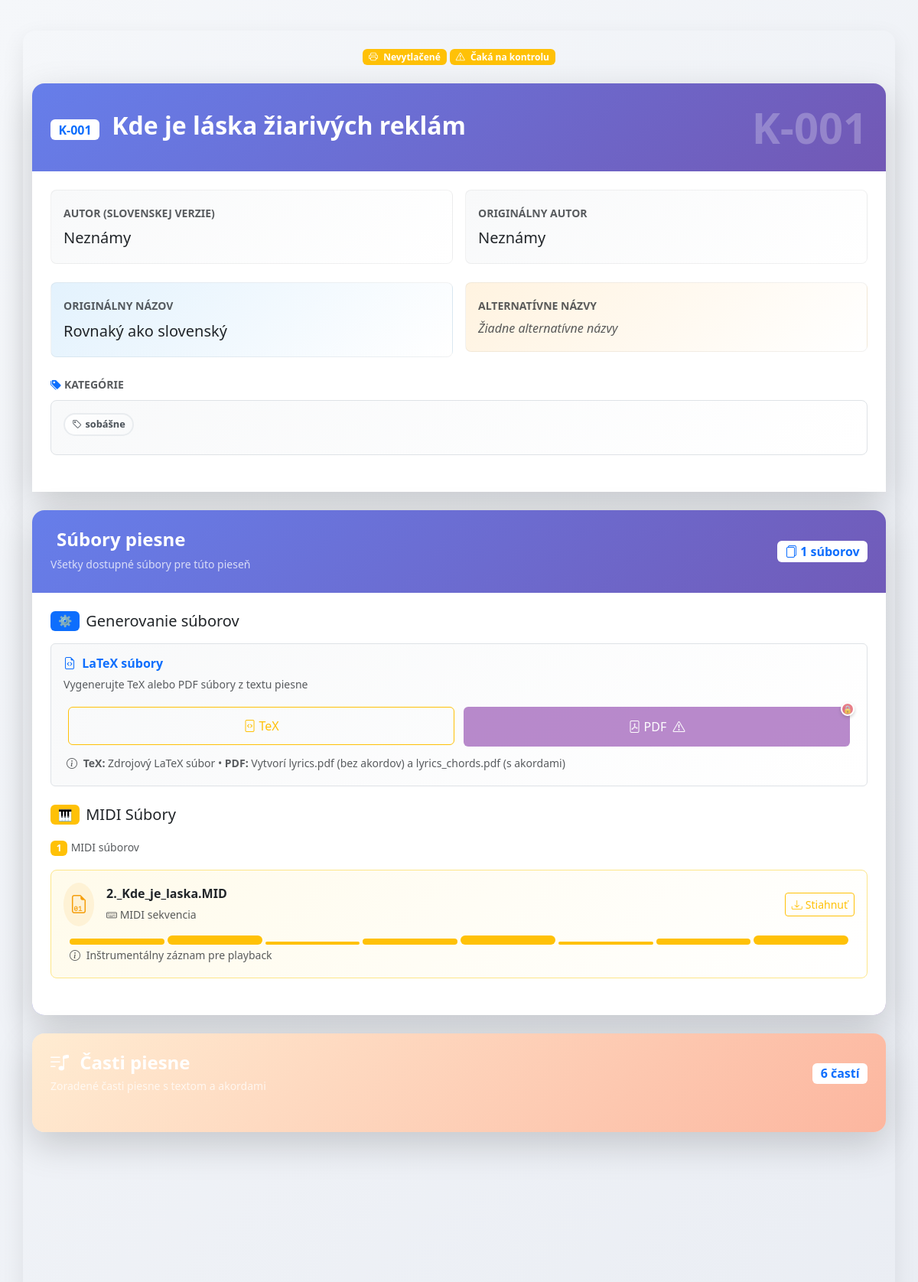
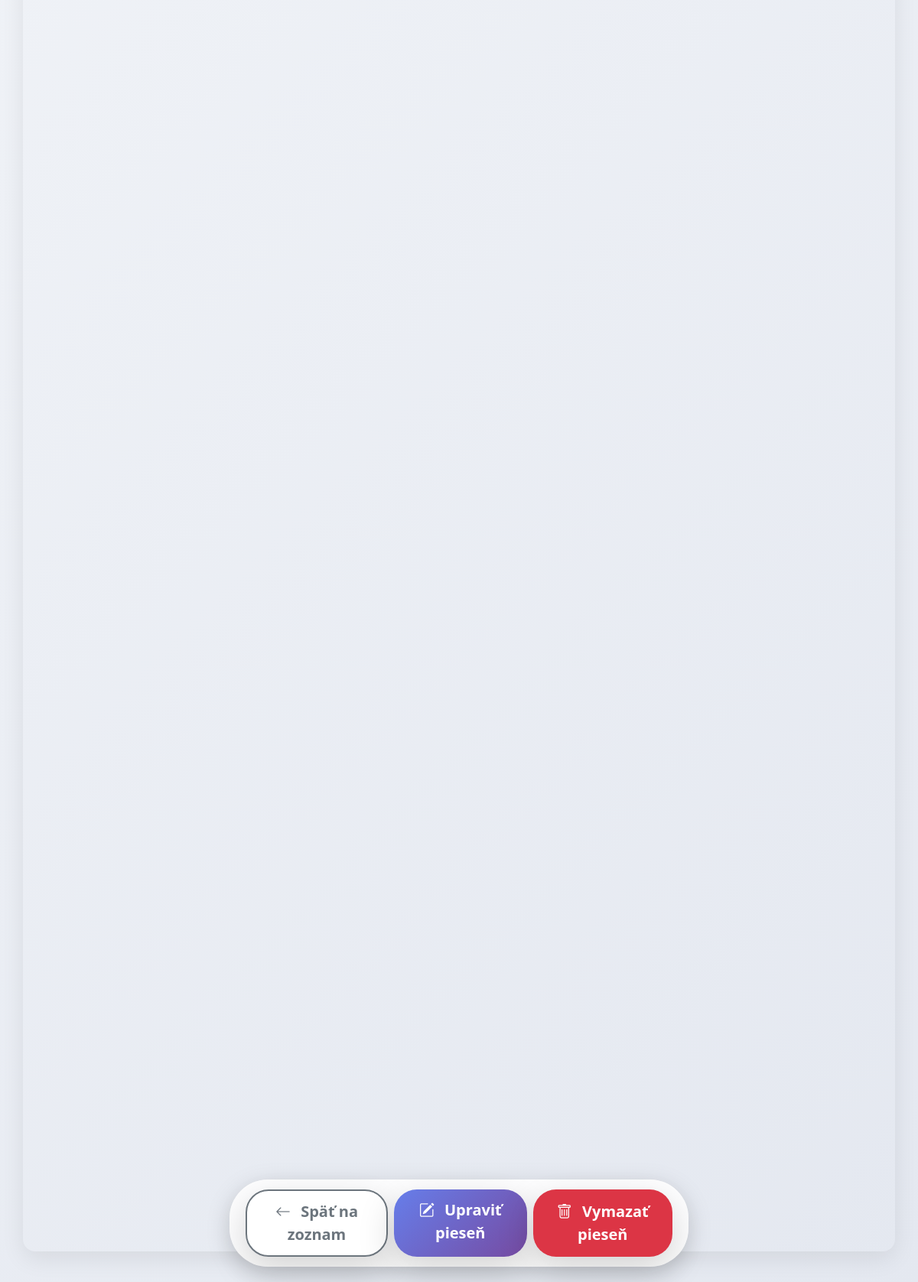
The app's page /song/5/view with its own data (2 pictures, top to bottom).
### models.py (models this page shows, shortened)
class Song(db.Model):
    id = db.Column(db.Integer, primary_key=True)
    song_id = db.Column(db.String(10), nullable=False)  # Format: A-001
    version_name = db.Column(db.String(100), nullable=True)
    title = db.Column(db.String, nullable=False)
    author = db.Column(db.String, nullable=True)
    title_original = db.Column(db.String, nullable=True)
    author_original = db.Column(db.String, nullable=True)
    categories = db.Column(db.String, nullable=True)
    alternative_titles = db.Column(db.String, nullable=True)
    song_parts = db.Column(db.Text, nullable=False)
    admin_checked = db.Column(db.Boolean, default=False)
    printed = db.Column(db.Boolean, default=False)
    pdf_lyrics_path = db.Column(db.String(200))
    pdf_chords_path = db.Column(db.String(200))
    tex_path = db.Column(db.String(200))
    midi_paths = db.Column(db.Text)  # stored as JSON list
    mp3_paths = db.Column(db.Text)
    sheet_pdf_paths = db.Column(db.Text)
    sheet_mscz_paths = db.Column(db.Text)
    search_text = db.Column(db.Text, nullable=True)  # Pre-normalized searchable text
    __table_args__ = (
        UniqueConstraint('song_id', 'version_name', name='uix_song_id_version'),
    )

### app.py (the view)
@app.route('/song/<int:song_id>/view')
def song_view(song_id):
    song = Song.query.get_or_404(song_id)
    try:
        data = json.loads(song.song_parts or '[]')
    except (json.JSONDecodeError, TypeError):
        data = []
    mp3s = json.loads(song.mp3_paths or '[]')
    midis = json.loads(song.midi_paths or '[]')
    sheet_pdfs = json.loads(song.sheet_pdf_paths or '[]')
    sheet_mscz = json.loads(song.sheet_mscz_paths or '[]')
    return render_template('song_view.html', song=song, data=data, mp3s=mp3s, midis=midis, sheet_pdfs=sheet_pdfs, sheet_mscz=sheet_mscz)

### templates/song_view.html (shortened to what this page needs)
{% extends "layout.html" %}
{% block content %}
{% set part_types = ["verse", "chorus", "bridge", "intro", "interlude", "coda", "outro", "prechorus", "comment"] %}
{% set options = [
      "stále omšové spevy",
      "úvod",
      "medzispevy (žalmy; aleluja)",
      "obetovanie",
      "prijímanie",
      "poďakovanie po prijímaní",
      "záver",
      "adorácia",
      "advent",
      "vianoce",
      "pôst",
      "veľká noc",
      "cez rok",
      "k Duchu Svätému",
      "mariánske",
      "k svätcom",
      "detské",
      "iné",
      "liturgia hodín",
      "sobášne",
      "Taizé",
      "krížová cesta",
      "nevhodné"
    ] %}
<div class="song-view-header mb-4">
  <div class="d-flex align-items-center justify-content-between mb-3 flex-wrap">
    <div class="d-flex gap-1 flex-wrap justify-content-center order-1 order-md-2 w-100 w-md-auto mb-2 mb-md-0">
      {% if song.printed %}
      <span class="badge bg-success px-2 py-1 fs-7 fs-md-6">
        <i class="bi bi-printer-fill me-1"></i>
        <span class="d-none d-sm-inline">Vytlačené</span>
        <span class="d-sm-none">✓</span>
      </span>
      {% else %}
      <span class="badge bg-warning px-2 py-1 fs-7 fs-md-6">
        <i class="bi bi-printer me-1"></i>
        <span class="d-none d-sm-inline">Nevytlačené</span>
      </span>
      {% endif %}
      {% if song.admin_checked %}
      <span class="badge bg-success px-2 py-1 fs-7 fs-md-6">
        <i class="bi bi-check-circle-fill me-1"></i>
        <span class="d-none d-sm-inline">Skontrolované</span>
        <span class="d-sm-none">✓</span>
      </span>
      {% else %}
      <span class="badge bg-warning px-2 py-1 fs-7 fs-md-6">
        <i class="bi bi-exclamation-triangle me-1"></i>
        <span class="d-none d-sm-inline">Čaká na kontrolu</span>
      </span>
      {% endif %}
    </div>
  </div>
</div>
<div class="song-info-section card border-0 shadow-lg rounded-4 mb-4"
     style="background: linear-gradient(135deg, #667eea 0%, #764ba2 100%);">
  <div class="card-header border-0 text-white p-4" style="background: transparent;">
    <div class="d-flex align-items-center justify-content-between">
      <div>
        <h2 class="mb-1 fw-bold">
          <span class="badge bg-white text-primary me-2 fs-6">{{ song.song_id }}</span>
          {{ song.title }}
        </h2>
      </div>
      <div class="song-id-large">
        <span class="display-4 fw-bold opacity-25">{{ song.song_id }}</span>
      </div>
    </div>
  </div>
  <div class="card-body bg-white p-4">
    <div class="row mb-4 g-3">
      <div class="col-md-6 col-12">
        <div class="info-card p-3 rounded-3" style="background: linear-gradient(135deg, #f8f9fa 0%, #ffffff 100%);">
          <label class="fw-bold text-muted small mb-1">AUTOR (SLOVENSKEJ VERZIE)</label>
          <div class="fs-5 fs-sm-6 text-dark text-break">
            {{ song.author if song.author else "Neznámy" }}
          </div>
        </div>
      </div>
      <div class="col-md-6 col-12">
        <div class="info-card p-3 rounded-3" style="background: linear-gradient(135deg, #f8f9fa 0%, #ffffff 100%);">
          <label class="fw-bold text-muted small mb-1">ORIGINÁLNY AUTOR</label>
          <div class="fs-5 fs-sm-6 text-dark text-break">
            {{ song.author_original if song.author_original else "Neznámy" }}
          </div>
        </div>
      </div>
    </div>
    <div class="row mb-4 g-3">
      <div class="col-md-6 col-12">
        <div class="info-card p-3 rounded-3" style="background: linear-gradient(135deg, #e3f2fd 0%, #ffffff 100%);">
          <label class="fw-bold text-muted small mb-1">ORIGINÁLNY NÁZOV</label>
          <div class="fs-5 fs-sm-6 text-dark text-break">
            {{ song.title_original if song.title_original else "Rovnaký ako slovenský" }}
          </div>
        </div>
      </div>
      <div class="col-md-6 col-12">
        <div class="info-card p-3 rounded-3" style="background: linear-gradient(135deg, #fff3e0 0%, #ffffff 100%);">
          <label class="fw-bold text-muted small mb-1">ALTERNATÍVNE NÁZVY</label>
          <div class="fs-6 fs-sm-7">
            {% if song.alternative_titles %}
              {% for alt_title in song.alternative_titles.split(';;') %}
                {% if alt_title.strip() %}
                  <span class="badge bg-light text-dark me-1 mb-1 text-wrap">{{ alt_title.strip() }}</span>
                {% endif %}
              {% endfor %}
            {% else %}
              <span class="text-muted fst-italic">Žiadne alternatívne názvy</span>
            {% endif %}
          </div>
        </div>
      </div>
    </div>
    <div class="categories-display mb-4">
      <label class="fw-bold text-muted small mb-2 d-block">
        <i class="bi bi-tags-fill text-primary me-1"></i>KATEGÓRIE
      </label>
      <div class="categories-container p-3 rounded-3 border"
           style="background: linear-gradient(135deg, #f8f9fa 0%, #ffffff 100%);">
        {% if song.categories %}
          {% for category in song.categories.split(';;') %}
            {% if category.strip() %}
              <span class="category-display-badge badge me-2 mb-2" data-category="{{ category.strip() }}">
                <i class="bi bi-tag me-1"></i>{{ category.strip() }}
              </span>
            {% endif %}
          {% endfor %}
        {% else %}
          <span class="text-muted fst-italic">Žiadne kategórie priradené</span>
        {% endif %}
      </div>
    </div>
  </div>
</div>
{% set file_count = (sheet_pdfs|length) + (mp3s|length) + (midis|length) + (sheet_mscz|length) + (1 if song.pdf_lyrics_path else 0) + (1 if song.pdf_chords_path else 0) %}
<div class="file-management-section card border-0 shadow-lg rounded-4 overflow-hidden mb-4"
     style="background: linear-gradient(135deg, #667eea 0%, #764ba2 100%);">
  <div class="card-header border-0 text-white p-4" style="background: transparent;">
    <div class="d-flex align-items-center justify-content-between">
      <div>
        <h4 class="mb-1 fw-bold">
          Súbory piesne
        </h4>
        <small class="opacity-75">Všetky dostupné súbory pre túto pieseň</small>
      </div>
      <div class="file-stats">
        <span class="badge bg-white text-primary fs-6">
          <i class="bi bi-files"></i>
          {{ file_count }} súborov
        </span>
      </div>
    </div>
  </div>
  <div class="card-body bg-white p-4">
    <div class="generation-section mb-4">
      <h5 class="d-flex align-items-center gap-2 mb-3">
        <span class="badge bg-primary">⚙️</span>
        Generovanie súborov
      </h5>
      <div class="generation-actions card p-3 border"
           style="background: linear-gradient(135deg, #f8f9fa 0%, #ffffff 100%);">
        <div class="d-flex align-items-center justify-content-between mb-3">
          <div>
            <h6 class="mb-1 fw-bold text-primary">
              <i class="bi bi-file-earmark-code me-1"></i>
              LaTeX súbory
            </h6>
            <small class="text-muted">Vygenerujte TeX alebo PDF súbory z textu piesne</small>
          </div>
        </div>
        <div class="row generation-buttons w-100" role="group">
          <div class="col-6">
            <form method="POST" action="{{ url_for('generate_tex', song_id=song.id) }}" class="d-inline w-100" onsubmit="return checkTexPermission(event)">
              <button type="submit" class="btn btn-outline-warning w-100 {{ 'restricted-action' if song.admin_checked or song.printed else '' }}"
                      title="{{ 'Pieseň je chránená - skontrolovaná adminom' if song.admin_checked else ('Pieseň je vytlačená - nemožno meniť' if song.printed else 'Generovať LaTeX súbory') }}">
                <i class="bi bi-file-code me-1"></i>TeX
              </button>
            </form>
          </div>
          <div class="col-6">
            <form method="GET" action="{{ url_for('generate_pdfs', song_id=song.id) }}" class="d-inline w-100" onsubmit="return checkPdfPermission(event)">
              <button type="submit" class="btn btn-primary w-100 {{ 'restricted-action' if not song.tex_path or song.admin_checked or song.printed else '' }}"
                      style="background-color: #9b59b6; border-color: #9b59b6;"
                      title="{{ 'Najprv vygenerujte TeX súbory' if not song.tex_path else ('Pieseň je chránená - skontrolovaná adminom' if song.admin_checked else ('Pieseň je vytlačená - nemožno meniť' if song.printed else 'Generovať PDF súbory')) }}">
                <i class="bi bi-file-pdf me-1"></i>PDF
                {% if not song.tex_path %}<i class="bi bi-exclamation-triangle ms-1"></i>{% endif %}
              </button>
            </form>
          </div>
        </div>
        <div class="mt-2 px-1">
          <small class="text-muted">
            <i class="bi bi-info-circle me-1"></i>
            <strong>TeX:</strong> Zdrojový LaTeX súbor • <strong>PDF:</strong> Vytvorí lyrics.pdf (bez akordov) a lyrics_chords.pdf (s akordami)
          </small>
        </div>
      </div>
    </div>
    {% if midis %}
    <div class="midi-files-section mb-4">
      <h5 class="d-flex align-items-center gap-2 mb-3">
        <span class="badge bg-warning">🎹</span>
        MIDI Súbory
      </h5>
      <div class="midi-files-container">
        <div class="mb-3">
          <span class="badge bg-warning">{{ midis|length }}</span>
          <small class="text-muted">MIDI súborov</small>
        </div>
        {% for path in midis %}
        <div class="midi-card mb-2 p-3 border rounded-3 position-relative"
             style="background: linear-gradient(135deg, #fffbeb 0%, #ffffff 100%); border-color: #fde68a !important;">
          <div class="d-flex align-items-center justify-content-between">
            <div class="d-flex align-items-center gap-3">
              <div class="midi-icon p-2 rounded-circle" style="background-color: rgba(245, 158, 11, 0.1);">
                <i class="bi bi-file-earmark-binary fs-4" style="color: #f59e0b;"></i>
              </div>
              <div>
                <div class="fw-bold text-dark">{{ path.split('/')[-1] }}</div>
                <small class="text-muted">
                  <i class="bi bi-keyboard"></i> MIDI sekvencia
                </small>
              </div>
            </div>
            <div class="midi-actions">
              <a href="{{ path | presigned_url }}"
                 class="btn btn-outline-warning btn-sm d-flex align-items-center gap-1"
                 target="_blank" title="Stiahnuť MIDI súbor">
                <i class="bi bi-download"></i>
                Stiahnuť
              </a>
            </div>
          </div>
          <div class="mt-2 px-2">
            <div class="midi-tracks d-flex gap-1" style="height: 16px;">
              {% for i in range(8) %}
              <div class="track-line bg-warning bg-opacity-40 rounded"
                   style="flex: 1; height: {{ (loop.index % 3 + 1) * 4 }}px; margin-top: auto;"></div>
              {% endfor %}
            </div>
            <small class="text-muted">
              <i class="bi bi-info-circle me-1"></i>
              Inštrumentálny záznam pre playback
            </small>
          </div>
        </div>
        {% endfor %}
      </div>
    </div>
    {% endif %}
  </div>
</div>
<div class="parts-section card border-0 shadow-lg rounded-4 p-4 mb-4"
     style="background: linear-gradient(135deg, #ffecd2 0%, #fcb69f 100%);">
  <div class="d-flex align-items-center justify-content-between mb-4">
    <div>
      <h4 class="text-white fw-bold mb-1">
        <i class="bi bi-music-note-list me-2"></i>
        Časti piesne
      </h4>
      <small class="d-block text-white opacity-75">Zoradené časti piesne s textom a akordami</small>
    </div>
    <span class="badge bg-white text-primary fs-6">
      {{ data|length }} častí
    </span>
  </div>
</div>
<div id="parts-display" class="mb-4">
</div>
<div class="fixed-action-buttons">
  <div class="d-flex gap-2 justify-content-center">
    <a href="{{ url_for('index') }}" class="btn btn-outline-secondary btn-lg shadow-lg">
      <i class="bi bi-arrow-left me-2"></i>
      <span class="d-none d-sm-inline">Späť na zoznam</span>
    </a>
    <a href="{{ url_for('song_detail', song_id=song.id) }}" class="btn btn-primary btn-lg shadow-lg">
      <i class="bi bi-pencil-square me-2"></i>
      <span class="d-none d-sm-inline">Upraviť pieseň</span>
    </a>
    <button type="button" class="btn btn-danger btn-lg shadow-lg" onclick="confirmDeleteSong()">
      <i class="bi bi-trash me-2"></i>
      <span class="d-none d-sm-inline">Vymazať pieseň</span>
    </button>
  </div>
</div>
<div class="fixed-buttons-spacer"></div>
{% endblock %}

### records on screen
Song: song_id "K-001", title "Kde je láska žiarivých reklám", author "Neznámy", author_original "Neznámy", title_original "Rovnaký ako slovenský", strip "sobášne"

### other values on screen
{{ file_count }} "1"
{{ midis|length }} "1"
{{ path.split('/')[-1] }} "2._Kde_je_laska.MID"
{{ data|length }} "6"
